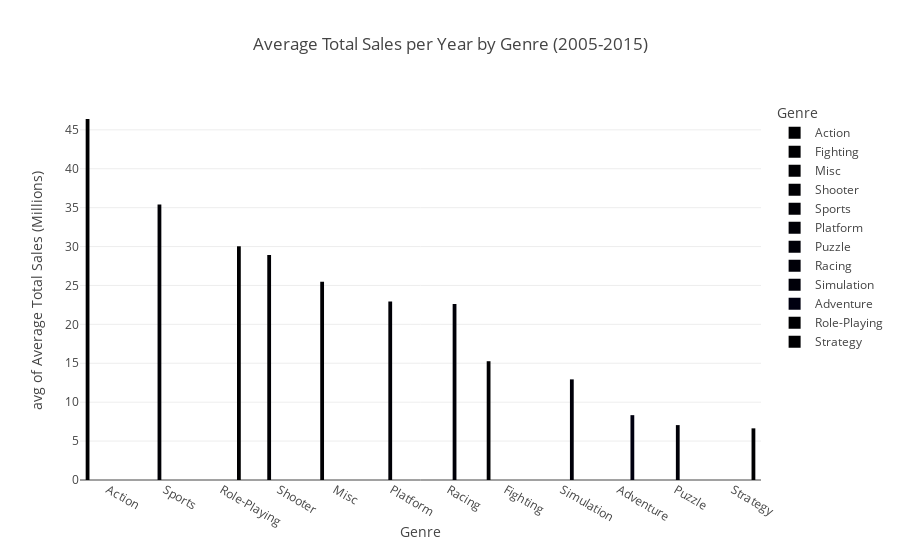

The code cell stored with this chart in its notebook:
### Code cell
fig = px.histogram(genre_df, x="genre", y="Total Sales per Year",
                   color="genre",
                   histfunc="avg",
                   title="Average Total Sales per Year by Genre (2005-2015)",
                   labels={"genre": "Genre", "Total Sales per Year": "Average Total Sales (Millions)"})
                   

fig.update_layout(barmode='group', xaxis={'categoryorder':'total descending'}) # puts them from highest to lowest
fig.show()

### Figure 1 — Plotly figure (JSON) as saved in the notebook; plotly's stock layout.template omitted (floating-point values rounded to 4 significant figures)
{"data": [{"alignmentgroup": "True", "bingroup": "x", "histfunc": "avg", "hovertemplate": "Genre=%{x}<br>avg of Average Total Sales (Millions)=%{y}<extra></extra>", "legendgroup": "Action", "marker": {"color": "#000001", "pattern": {"shape": ""}}, "name": "Action", "offsetgroup": "Action", "orientation": "v", "showlegend": true, "type": "histogram", "x": ["Action", "Action", "Action", "Action", "Action", "Action", "Action", "Action", "Action", "Action", "Action", "Action", "Action", "Action", "Action", "Action", "Action", "Action", "Action", "Action", "Action", "Action", "Action", "Action", "Action", "Action", "Action", "Action", "Action", "Action", "Action", "Action", "Action", "Action", "Action", "Action", "Action"], "xaxis": "x", "y": [0.34, 14.79, 6.5, 2.86, 1.85, 3.52, 13.74, 1.11, 1.74, 4.65, 6.39, 6.76, 3.84, 1.81, 1.55, 3.58, 20.6, 27.59, 39.41, 27.73, 33.98, 59.38, 86.65, 67.98, 76.13, 85.39, 66.06, 104.9, 135.0, 137.7, 115.3, 116.7, 119.2, 122.5, 97.23, 72.02, 30.11], "yaxis": "y"}, {"alignmentgroup": "True", "bingroup": "x", "histfunc": "avg", "hovertemplate": "Genre=%{x}<br>avg of Average Total Sales (Millions)=%{y}<extra></extra>", "legendgroup": "Fighting", "marker": {"color": "#000002", "pattern": {"shape": ""}}, "name": "Fighting", "offsetgroup": "Fighting", "orientation": "v", "showlegend": true, "type": "histogram", "x": ["Fighting", "Fighting", "Fighting", "Fighting", "Fighting", "Fighting", "Fighting", "Fighting", "Fighting", "Fighting", "Fighting", "Fighting", "Fighting", "Fighting", "Fighting", "Fighting", "Fighting", "Fighting", "Fighting", "Fighting", "Fighting", "Fighting", "Fighting", "Fighting", "Fighting", "Fighting", "Fighting", "Fighting", "Fighting"], "xaxis": "x", "y": [0.77, 1.05, 5.42, 0.39, 15.23, 8.75, 8.48, 14.84, 18.04, 11.8, 31.68, 14.31, 20.26, 18.1, 24.92, 23.79, 16.76, 19.65, 22.42, 17.49, 35.02, 31.9, 14.69, 22.41, 9.18, 7.09, 15.85, 7.9, 4.47], "yaxis": "y"}, {"alignmentgroup": "True", "bingroup": "x", "histfunc": "avg", "hovertemplate": "Genre=%{x}<br>avg of Average Total Sales (Millions)=%{y}<extra></extra>", "legendgroup": "Misc", "marker": {"color": "#000003", "pattern": {"shape": ""}}, "name": "Misc", "offsetgroup": "Misc", "orientation": "v", "showlegend": true, "type": "histogram", "x": ["Misc", "Misc", "Misc", "Misc", "Misc", "Misc", "Misc", "Misc", "Misc", "Misc", "Misc", "Misc", "Misc", "Misc", "Misc", "Misc", "Misc", "Misc", "Misc", "Misc", "Misc", "Misc", "Misc", "Misc", "Misc", "Misc", "Misc", "Misc", "Misc", "Misc", "Misc"], "xaxis": "x", "y": [2.7, 0.87, 2.14, 1.45, 1.28, 0.08, 4.94, 0.3, 2.86, 6.4, 10.66, 5.68, 11.9, 20.68, 15.55, 16.39, 15.63, 23.79, 31.16, 60.97, 66.97, 91.46, 86.06, 75.81, 95.14, 54.38, 22.22, 25.27, 23.38, 11.57, 2.6], "yaxis": "y"}, {"alignmentgroup": "True", "bingroup": "x", "histfunc": "avg", "hovertemplate": "Genre=%{x}<br>avg of Average Total Sales (Millions)=%{y}<extra></extra>", "legendgroup": "Shooter", "marker": {"color": "#000004", "pattern": {"shape": ""}}, "name": "Shooter", "offsetgroup": "Shooter", "orientation": "v", "showlegend": true, "type": "histogram", "x": ["Shooter", "Shooter", "Shooter", "Shooter", "Shooter", "Shooter", "Shooter", "Shooter", "Shooter", "Shooter", "Shooter", "Shooter", "Shooter", "Shooter", "Shooter", "Shooter", "Shooter", "Shooter", "Shooter", "Shooter", "Shooter", "Shooter", "Shooter", "Shooter", "Shooter", "Shooter", "Shooter", "Shooter", "Shooter", "Shooter", "Shooter", "Shooter", "Shooter", "Shooter", "Shooter", "Shooter"], "xaxis": "x", "y": [7.07, 10.02, 3.81, 0.49, 31.1, 1, 3.89, 0.69, 0.51, 1.19, 1.99, 0.28, 3.08, 8.3, 4.15, 6.9, 22.16, 9.8, 12.23, 6.83, 24.81, 48.47, 27.09, 46.94, 41.52, 38.24, 70.61, 59.16, 69.29, 76.83, 98.18, 71.75, 62.04, 65.21, 67.51, 38.22], "yaxis": "y"}, {"alignmentgroup": "True", "bingroup": "x", "histfunc": "avg", "hovertemplate": "Genre=%{x}<br>avg of Average Total Sales (Millions)=%{y}<extra></extra>", "legendgroup": "Sports", "marker": {"color": "#000005", "pattern": {"shape": ""}}, "name": "Sports", "offsetgroup": "Sports", "orientation": "v", "showlegend": true, "type": "histogram", "x": ["Sports", "Sports", "Sports", "Sports", "Sports", "Sports", "Sports", "Sports", "Sports", "Sports", "Sports", "Sports", "Sports", "Sports", "Sports", "Sports", "Sports", "Sports", "Sports", "Sports", "Sports", "Sports", "Sports", "Sports", "Sports", "Sports", "Sports", "Sports", "Sports", "Sports", "Sports", "Sports", "Sports", "Sports", "Sports", "Sports", "Sports"], "xaxis": "x", "y": [0.5, 0.78, 1.06, 3.2, 6.17, 1.96, 5.58, 3.71, 3.6, 5.72, 2.11, 2.41, 2.95, 3.18, 8.41, 7.99, 17.42, 30.04, 41.75, 30.21, 41.24, 51.46, 65.31, 55.96, 63.61, 59.49, 135.8, 97.73, 94.58, 137.4, 91.24, 56.08, 30.42, 41.17, 45.15, 40.84, 23.49], "yaxis": "y"}, {"alignmentgroup": "True", "bingroup": "x", "histfunc": "avg", "hovertemplate": "Genre=%{x}<br>avg of Average Total Sales (Millions)=%{y}<extra></extra>", "legendgroup": "Platform", "marker": {"color": "#000006", "pattern": {"shape": ""}}, "name": "Platform", "offsetgroup": "Platform", "orientation": "v", "showlegend": true, "type": "histogram", "x": ["Platform", "Platform", "Platform", "Platform", "Platform", "Platform", "Platform", "Platform", "Platform", "Platform", "Platform", "Platform", "Platform", "Platform", "Platform", "Platform", "Platform", "Platform", "Platform", "Platform", "Platform", "Platform", "Platform", "Platform", "Platform", "Platform", "Platform", "Platform", "Platform", "Platform", "Platform", "Platform", "Platform", "Platform", "Platform", "Platform"], "xaxis": "x", "y": [6.92, 5.03, 6.93, 0.69, 43.17, 9.39, 1.74, 27.73, 20.66, 22.98, 7.63, 13.41, 18.68, 28.76, 16.69, 28.23, 21.86, 29.83, 20.8, 16.05, 39.33, 45.95, 42.81, 47.22, 23.32, 49.29, 35.07, 35.13, 40.53, 31.04, 27.68, 18.37, 24.54, 8.81, 6.05, 3.23], "yaxis": "y"}, {"alignmentgroup": "True", "bingroup": "x", "histfunc": "avg", "hovertemplate": "Genre=%{x}<br>avg of Average Total Sales (Millions)=%{y}<extra></extra>", "legendgroup": "Puzzle", "marker": {"color": "#000007", "pattern": {"shape": ""}}, "name": "Puzzle", "offsetgroup": "Puzzle", "orientation": "v", "showlegend": true, "type": "histogram", "x": ["Puzzle", "Puzzle", "Puzzle", "Puzzle", "Puzzle", "Puzzle", "Puzzle", "Puzzle", "Puzzle", "Puzzle", "Puzzle", "Puzzle", "Puzzle", "Puzzle", "Puzzle", "Puzzle", "Puzzle", "Puzzle", "Puzzle", "Puzzle", "Puzzle", "Puzzle", "Puzzle", "Puzzle", "Puzzle", "Puzzle", "Puzzle", "Puzzle", "Puzzle", "Puzzle", "Puzzle", "Puzzle", "Puzzle", "Puzzle"], "xaxis": "x", "y": [2.25, 10.04, 0.78, 3.14, 3.21, 5.58, 37.75, 5.99, 3.24, 4.84, 3.17, 1.53, 2.69, 3.92, 5.87, 6.35, 1.34, 3.83, 7.94, 5.33, 2.42, 8.4, 20.36, 10.74, 23.56, 15.23, 19.79, 10.75, 4.96, 1.72, 0.96, 1.49, 0.71, 0.01], "yaxis": "y"}, {"alignmentgroup": "True", "bingroup": "x", "histfunc": "avg", "hovertemplate": "Genre=%{x}<br>avg of Average Total Sales (Millions)=%{y}<extra></extra>", "legendgroup": "Racing", "marker": {"color": "#000008", "pattern": {"shape": ""}}, "name": "Racing", "offsetgroup": "Racing", "orientation": "v", "showlegend": true, "type": "histogram", "x": ["Racing", "Racing", "Racing", "Racing", "Racing", "Racing", "Racing", "Racing", "Racing", "Racing", "Racing", "Racing", "Racing", "Racing", "Racing", "Racing", "Racing", "Racing", "Racing", "Racing", "Racing", "Racing", "Racing", "Racing", "Racing", "Racing", "Racing", "Racing", "Racing", "Racing", "Racing", "Racing"], "xaxis": "x", "y": [0.48, 1.57, 5.95, 1.96, 2.14, 6.25, 1.14, 9.05, 0.36, 2.18, 6.09, 28.27, 31.92, 27.88, 37.19, 20, 55.83, 30.15, 52.18, 47.87, 56.03, 33.81, 38.78, 70.04, 33.69, 34.37, 34.81, 13.61, 12.37, 16.66, 8.07, 2.79], "yaxis": "y"}, {"alignmentgroup": "True", "bingroup": "x", "histfunc": "avg", "hovertemplate": "Genre=%{x}<br>avg of Average Total Sales (Millions)=%{y}<extra></extra>", "legendgroup": "Simulation", "marker": {"color": "#000009", "pattern": {"shape": ""}}, "name": "Simulation", "offsetgroup": "Simulation", "orientation": "v", "showlegend": true, "type": "histogram", "x": ["Simulation", "Simulation", "Simulation", "Simulation", "Simulation", "Simulation", "Simulation", "Simulation", "Simulation", "Simulation", "Simulation", "Simulation", "Simulation", "Simulation", "Simulation", "Simulation", "Simulation", "Simulation", "Simulation", "Simulation", "Simulation", "Simulation", "Simulation", "Simulation", "Simulation", "Simulation", "Simulation", "Simulation", "Simulation", "Simulation"], "xaxis": "x", "y": [0.44, 0.04, 0.03, 1.13, 2.15, 2.14, 0.19, 2.72, 4.17, 11.33, 9.64, 7.11, 11.46, 3.37, 19.54, 10.82, 21.19, 10.87, 48.97, 21.52, 48.35, 46.11, 32.92, 21.49, 15.14, 13.36, 8.63, 5.58, 5.66, 1.89], "yaxis": "y"}, {"alignmentgroup": "True", "bingroup": "x", "histfunc": "avg", "hovertemplate": "Genre=%{x}<br>avg of Average Total Sales (Millions)=%{y}<extra></extra>", "legendgroup": "Adventure", "marker": {"color": "#000010", "pattern": {"shape": ""}}, "name": "Adventure", "offsetgroup": "Adventure", "orientation": "v", "showlegend": true, "type": "histogram", "x": ["Adventure", "Adventure", "Adventure", "Adventure", "Adventure", "Adventure", "Adventure", "Adventure", "Adventure", "Adventure", "Adventure", "Adventure", "Adventure", "Adventure", "Adventure", "Adventure", "Adventure", "Adventure", "Adventure", "Adventure", "Adventure", "Adventure", "Adventure", "Adventure", "Adventure", "Adventure", "Adventure", "Adventure"], "xaxis": "x", "y": [0.4, 4.38, 2.24, 12.25, 0.07, 3.74, 0.71, 4.18, 4.97, 9.04, 7.61, 2.96, 9.14, 11.09, 2.12, 8.62, 8.46, 11.36, 24.13, 24.63, 20.23, 15.96, 15.61, 5.79, 6.09, 5.57, 8.16, 3.82], "yaxis": "y"}, {"alignmentgroup": "True", "bingroup": "x", "histfunc": "avg", "hovertemplate": "Genre=%{x}<br>avg of Average Total Sales (Millions)=%{y}<extra></extra>", "legendgroup": "Role-Playing", "marker": {"color": "#000001", "pattern": {"shape": ""}}, "name": "Role-Playing", "offsetgroup": "Role-Playing", "orientation": "v", "showlegend": true, "type": "histogram", "x": ["Role-Playing", "Role-Playing", "Role-Playing", "Role-Playing", "Role-Playing", "Role-Playing", "Role-Playing", "Role-Playing", "Role-Playing", "Role-Playing", "Role-Playing", "Role-Playing", "Role-Playing", "Role-Playing", "Role-Playing", "Role-Playing", "Role-Playing", "Role-Playing", "Role-Playing", "Role-Playing", "Role-Playing", "Role-Playing", "Role-Playing", "Role-Playing", "Role-Playing", "Role-Playing", "Role-Playing", "Role-Playing", "Role-Playing", "Role-Playing", "Role-Playing"], "xaxis": "x", "y": [2.52, 4.65, 5.88, 2.2, 4.52, 3.26, 6.86, 5.59, 7.13, 14.27, 43.99, 21.82, 28.08, 49.09, 29.05, 22.02, 45.13, 30.28, 53.96, 28.38, 57.37, 43.46, 58.98, 47.31, 69.65, 52.83, 46.91, 44.45, 45.62, 37.64, 18.18], "yaxis": "y"}, {"alignmentgroup": "True", "bingroup": "x", "histfunc": "avg", "hovertemplate": "Genre=%{x}<br>avg of Average Total Sales (Millions)=%{y}<extra></extra>", "legendgroup": "Strategy", "marker": {"color": "#000002", "pattern": {"shape": ""}}, "name": "Strategy", "offsetgroup": "Strategy", "orientation": "v", "showlegend": true, "type": "histogram", "x": ["Strategy", "Strategy", "Strategy", "Strategy", "Strategy", "Strategy", "Strategy", "Strategy", "Strategy", "Strategy", "Strategy", "Strategy", "Strategy", "Strategy", "Strategy", "Strategy", "Strategy", "Strategy", "Strategy", "Strategy", "Strategy", "Strategy", "Strategy", "Strategy", "Strategy", "Strategy"], "xaxis": "x", "y": [0.94, 0.37, 0.81, 3.57, 6.54, 5.61, 7.72, 13.48, 18.46, 8.54, 7.52, 5.52, 7.93, 7.14, 5.28, 4.15, 9.26, 11.6, 12.29, 13.68, 8.82, 3.26, 6.12, 0.98, 1.85, 1.13], "yaxis": "y"}], "layout": {"barmode": "group", "legend": {"title": {"text": "Genre"}, "tracegroupgap": 0}, "title": {"text": "Average Total Sales per Year by Genre (2005-2015)"}, "xaxis": {"anchor": "y", "categoryarray": ["Action", "Fighting", "Misc", "Shooter", "Sports", "Platform", "Puzzle", "Racing", "Simulation", "Adventure", "Role-Playing", "Strategy"], "categoryorder": "total descending", "domain": [0, 1], "title": {"text": "Genre"}}, "yaxis": {"anchor": "x", "domain": [0, 1], "title": {"text": "avg of Average Total Sales (Millions)"}}}}
